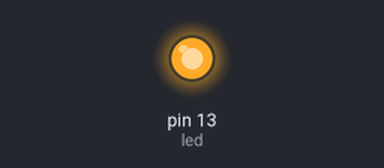
The sketch below on a simulated Arduino Uno, built with avr-gcc and run on an emulated ATmega328P. Shown: output pins drawn as LEDs (lit = HIGH). Sleep ends after the set time or at an interrupt; what the sketch prints to the serial monitor is not drawn. At 3.0 s the program stops and its outputs stay as they are.

Above: at 0.1 s.
At 1.1 s:
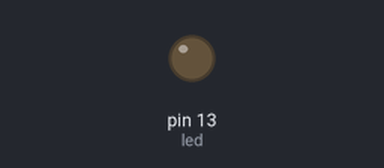
Timing chart, 0 to 2.6 s (numbered marks = the images above):
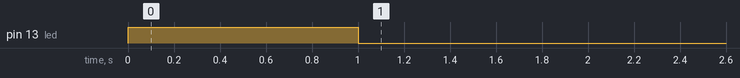

Measured:
- by itself, pin 13 (led): LOW → HIGH at 0.00 s, → LOW 1.0 s later

The sketch:

powerdowntest.ino
```cpp
#include <avr/sleep.h>

/* Sleep Demo Serial
 * -----------------
 * Example code to demonstrate the sleep functions in a Arduino.
 *
 * use a resistor between RX and pin2. By default RX is pulled up to 5V
 * therefore, we can use a sequence of Serial data forcing RX to 0, what
 * will make pin2 go LOW activating INT0 external interrupt, bringing
 * the MCU back to life
 *
 * there is also a time counter that will put the MCU to sleep after 10secs
 *
 * NOTE: when coming back from POWER-DOWN mode, it takes a bit
 *       until the system is functional at 100%!! (typically <1sec)
 *
 * Copyright (C) 2006 MacSimski 2006-12-30
 * Copyright (C) 2007 D. Cuartielles 2007-07-08 - Mexico DF
 *
 *  This program is free software: you can redistribute it and/or modify
 *  it under the terms of the GNU General Public License as published by
 *  the Free Software Foundation, either version 3 of the License, or
 *  (at your option) any later version.
 *
 *  This program is distributed in the hope that it will be useful,
 *  but WITHOUT ANY WARRANTY; without even the implied warranty of
 *  MERCHANTABILITY or FITNESS FOR A PARTICULAR PURPOSE.  See the
 *  GNU General Public License for more details.
 *
 *  You should have received a copy of the GNU General Public License
 *  along with this program.  If not, see <http://www.gnu.org/licenses/>.
 *
 *  Rev 1.0 to the original (by Marcos Yarza - www.libelium.com)
 * ----------------------------------------------------------------
 *
 *  This new version introduces the sensors reading feature
 *  when the micro wakes up, it reads the sensors values and send them
 *  over the serial port.
 *
 *  To wake up the micro, you just have to send any data over the serial port,
 *  so when you want to read the sensors, you send any serial data to the mote
 *  and it'll wake up, send data and back to sleep
 *
 *  thanks to D. Cuartielles and MacSimski
 *
 *  Zaragoza - sep 07
 *
 *
 */

int sensor0 = 0;
int sensor1 = 1;
int sensor2 = 2;

int val0 = 0;
int val1 = 1;
int val2 = 2;

int wakePin = 9;                 // pin used for waking up
int sleepStatus = 0;             // variable to store a request for sleep
int count = 0;                   // counter
int led = 13;

void wakeUpNow()        // here the interrupt is handled after wakeup
{
  // execute code here after wake-up before returning to the loop() function
  // timers and code using timers (serial.print and more...) will not work here.
  // we don't really need to execute any special functions here, since we
  // just want the thing to wake up
}

void setup()
{
  pinMode(wakePin, INPUT);
  pinMode(led, OUTPUT);
  Serial.begin(9600);

  /* Now is time to enable a interrupt. In the function call
   * attachInterrupt(A, B, C)
   * A   can be either 0 or 1 for interrupts on pin 2 or 3.
   *
   * B   Name of a function you want to execute while in interrupt A.
   *
   * C   Trigger mode of the interrupt pin. can be:
   *             LOW        a low level trigger
   *             CHANGE     a change in level trigger
   *             RISING     a rising edge of a level trigger
   *             FALLING    a falling edge of a level trigger
   *
   * In all but the IDLE sleep modes only LOW can be used.
   */

  attachInterrupt(9, wakeUpNow, LOW); // use interrupt 0 (pin 2) and run function
                                      // wakeUpNow when pin 2 gets LOW
}

void sleepNow()         // here we put the arduino to sleep
{
    /* Now is the time to set the sleep mode. In the Atmega8 datasheet
     * http://www.atmel.com/dyn/resources/prod_documents/doc2486.pdf on page 35
     * there is a list of sleep modes which explains which clocks and
     * wake up sources are available in which sleep modus.
     *
     * In the avr/sleep.h file, the call names of these sleep modus are to be found:
     *
     * The 5 different modes are:
     *     SLEEP_MODE_IDLE         -the least power savings
     *     SLEEP_MODE_ADC
     *     SLEEP_MODE_PWR_SAVE
     *     SLEEP_MODE_STANDBY
     *     SLEEP_MODE_PWR_DOWN     -the most power savings
     *
     * For now, we want as much power savings as possible, so we
     * choose the according
     * sleep modus: SLEEP_MODE_PWR_DOWN
     *
     */
    set_sleep_mode(SLEEP_MODE_PWR_DOWN);   // sleep mode is set here

    sleep_enable();          // enables the sleep bit in the mcucr register
                             // so sleep is possible. just a safety pin

    /* Now is time to enable a interrupt. we do it here so an
     * accidentally pushed interrupt button doesn't interrupt
     * our running program. if you want to be able to run
     * interrupt code besides the sleep function, place it in
     * setup() for example.
     *
     * In the function call attachInterrupt(A, B, C)
     * A   can be either 0 or 1 for interrupts on pin 2 or 3.
     *
     * B   Name of a function you want to execute at interrupt for A.
     *
     * C   Trigger mode of the interrupt pin. can be:
     *             LOW        a low level triggers
     *             CHANGE     a change in level triggers
     *             RISING     a rising edge of a level triggers
     *             FALLING    a falling edge of a level triggers
     *
     * In all but the IDLE sleep modes only LOW can be used.
     */

    attachInterrupt(9,wakeUpNow, LOW); // use interrupt 0 (pin 2) and run function
                                       // wakeUpNow when pin 2 gets LOW

    sleep_mode();            // here the device is actually put to sleep!!
                             // THE PROGRAM CONTINUES FROM HERE AFTER WAKING UP

    sleep_disable();         // first thing after waking from sleep:
                             // disable sleep...
    detachInterrupt(0);      // disables interrupt 0 on pin 2 so the
                             // wakeUpNow code will not be executed
                             // during normal running time.

}

// function to send data


void loop()
{
   digitalWrite(led, HIGH);   // turn the LED on (HIGH is the voltage level)
  delay(1000);               // wait for a second
  digitalWrite(led, LOW);    // turn the LED off by making the voltage LOW
  delay(1000);
  Serial.println("awake");      // end of message

  delay(1000);

  // sleep again
  sleepNow();
}
```
